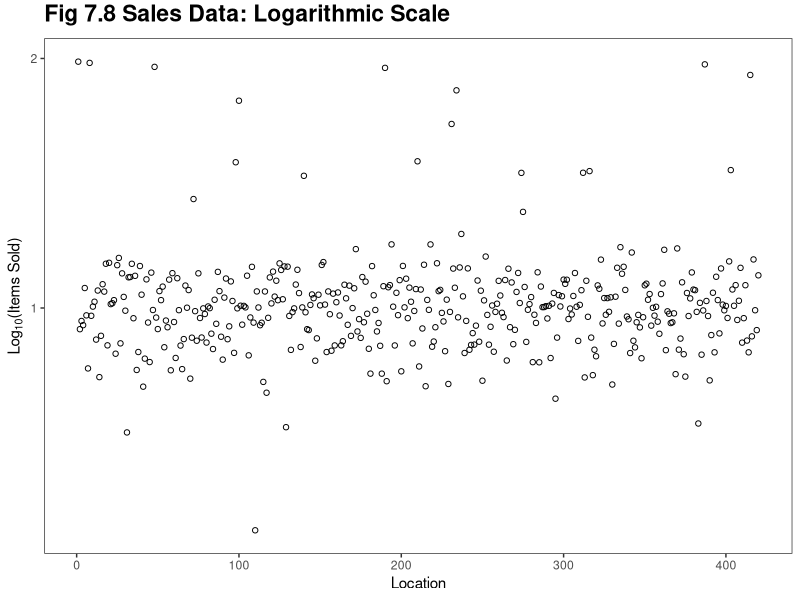
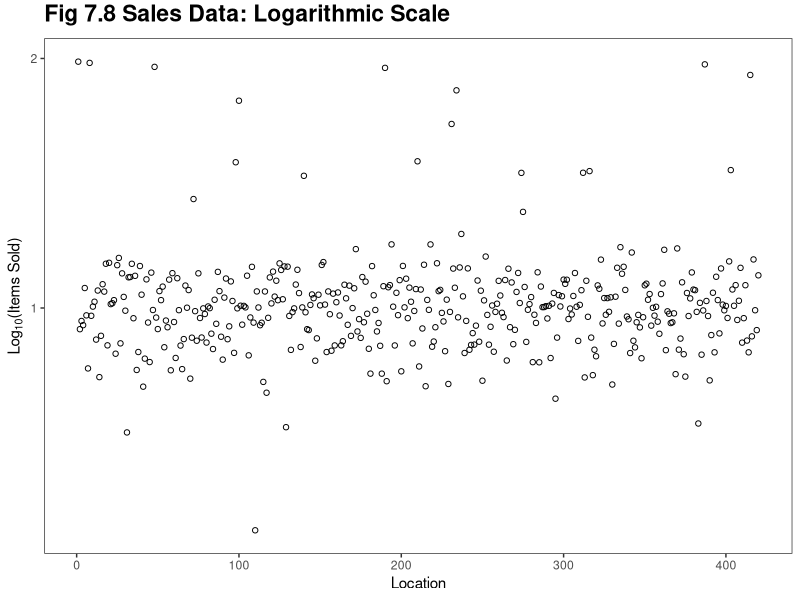

R code for these plots, in order:
library(ggplot2)

this_base <- "fig07-08_sales-data-logarithmic-scale"

set.seed(0)

x <- c(rnorm(400, 10, 3), runif(20, min = 0, max = 100))

my_data <- data.frame(value = sample(x, 420))

p <- ggplot(my_data, aes(x = c(1:420), y = log10(value))) +
  geom_point(shape = 1) +
  scale_y_continuous(breaks = seq(1, 5, 1)) +
  labs(x = "Location", y = expression(paste(Log["10"], "(Items Sold)"))) +
  ggtitle("Fig 7.8 Sales Data: Logarithmic Scale") +
  theme_bw() + 
  theme(panel.grid.major = element_blank(),
        panel.grid.minor = element_blank(),
        plot.title = element_text(size = rel(1.5), face = "bold", vjust = 1.5))

p

ggsave(paste0(this_base, ".png"), p, width = 7, height = 5)

## note: my_data is simulated 
